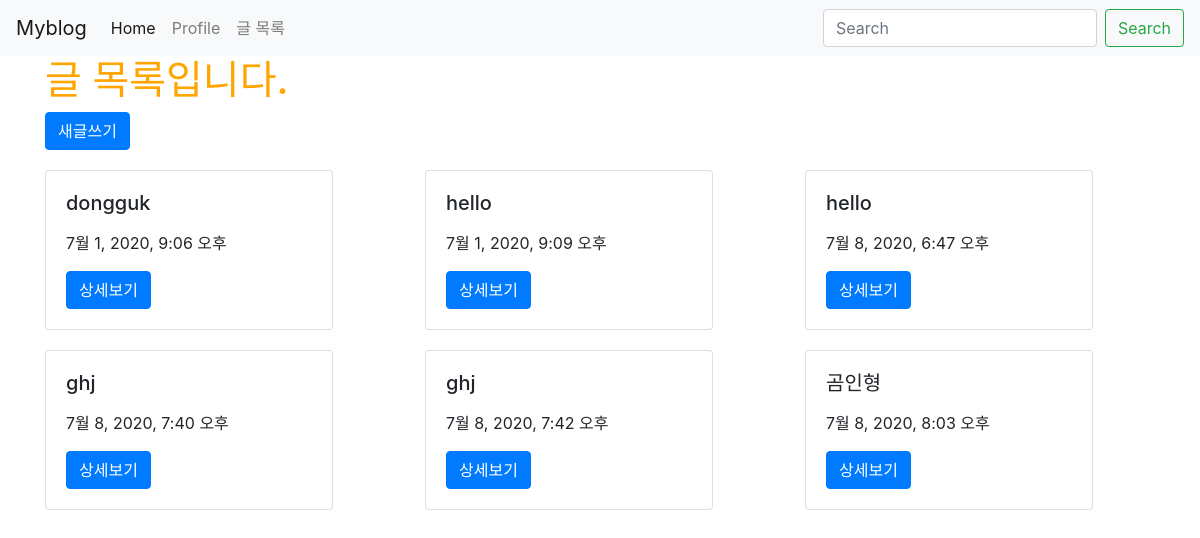
The app's page /posts/, older data.
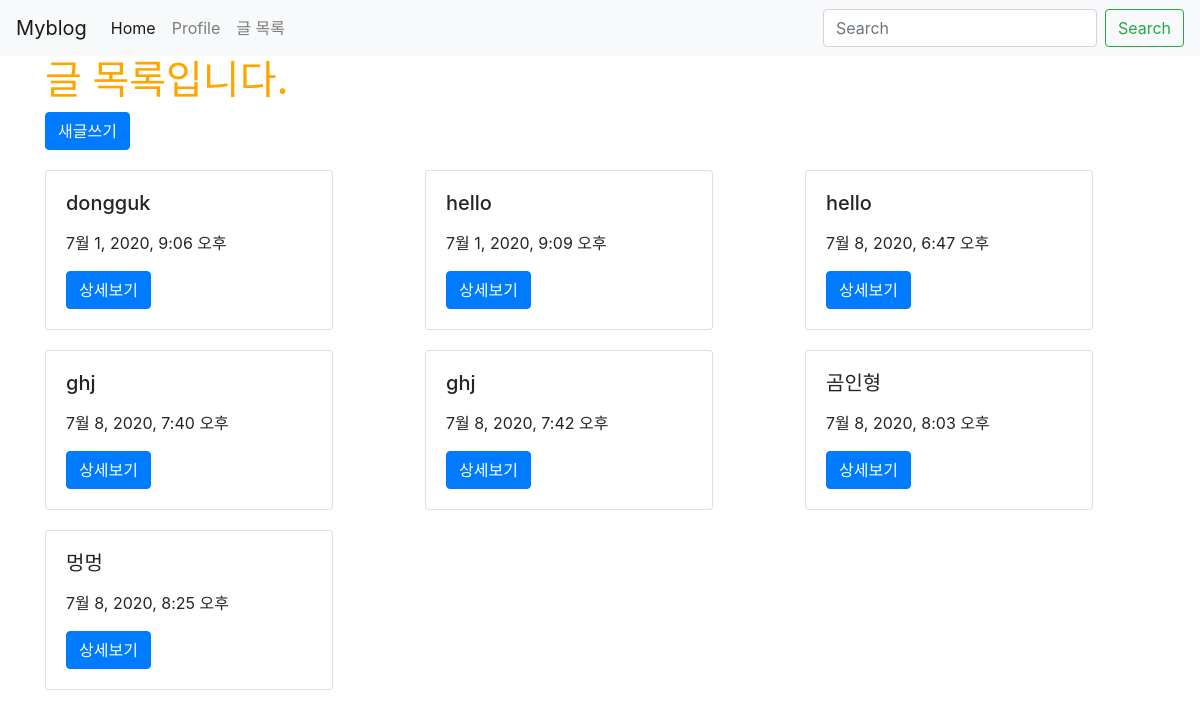
The same page, newer data.
### posts/models.py (models this page shows)
class Post(models.Model):
    title = models.CharField(max_length=50, null=False)
    Content = models.TextField()
    view_count = models.IntegerField(default=0)
    created_at = models.DateTimeField(auto_now_add = True)
    updated_at = models.DateTimeField(auto_now = True)

### posts/views.py (the view)
# urls.py: path('', views.main, name="main"),
def main(request):
    posts = Post.objects.all()
    return render(request,'posts/main.html', {'posts': posts})

### posts/templates/posts/main.html (shortened to what this page needs)
{% extends 'base.html' %}
{% load static %}
{% block content %}
<div class="container">
    <h1>글 목록입니다.</h1>
    <a href="{% url 'posts:new' %}" class="btn btn-primary">새글쓰기</a>
    <div class="row">
        {% for post in posts %}
        <div class="col-md-4 col-12">
            <div class="card" style="width: 18rem; margin-top: 20px;">
                <div class="card-body">
                    <h5 class="card-title">{{ post.title }}</h5>
                    <p>{{ post.created_at }}</p>
                    <a href="{% url 'posts:show' post.pk %}" class="btn btn-primary">상세보기</a>
                </div>
            </div>
        </div>
        {% endfor %}
    </div>
</div> {% endblock %}

Row changes from the older to the newer data that the page shows:
added Post: title "멍멍", created_at "7월 8, 2020, 8:25 오후"
